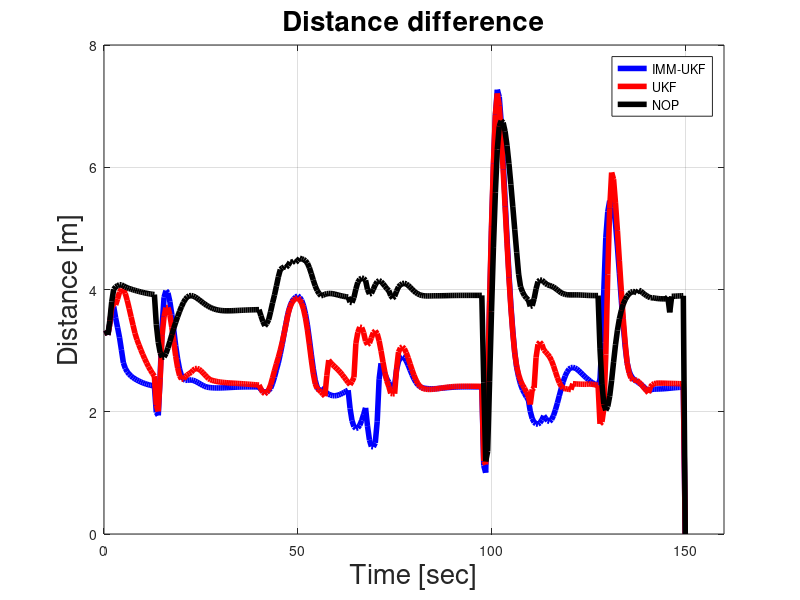
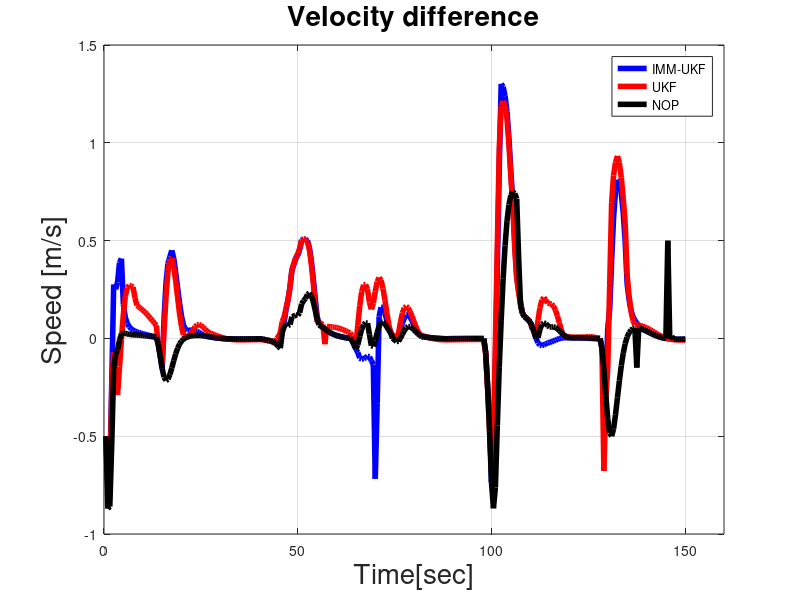

The MATLAB source for these figures, in order:
% process simulation result
%% imm vs single-model
% load data
%{
clear
addpath('./sim_res');
load('h_state_1p5.mat');
sim_len = size(h_state,2); % simulation time
h_traj = h_state(1:2,:); % h_state contains [x;y;heading]
% safe_dist1 = 2; % safe_dist for imm
% safe_dist2 = 1.5; % safe_dist for extpol
% h_v = 2;

% % extrapolation
% % load('sim_traj_extpol_MPC_08-Dec-2014_1p5_2','pre_traj','r_state');
% % extpol_pre_traj-09-Dec-2014 saves the predicted trajectory using
% % extrapolation. this is a tempory way.
% load('sim_traj_extpol_greedy1_2_2_1p5_09-Dec-2014_204347','pre_traj');
% extpol_pre_traj = pre_traj(:,:,1:sim_len);
% % extpol_r_pos = r_state(1:2,1:sim_len);
% % extpol_r_v = r_state(3,1:sim_len);

% single model
load('x_pos_LKF','x_pos_LKF')
load('y_pos_LKF','y_pos_LKF')

lkf_pre_traj = zeros(2,size(x_pos_LKF,1)-2,size(x_pos_LKF,2));
lkf_pre_traj(1,:,:) = x_pos_LKF(3:end,:);
lkf_pre_traj(2,:,:) = y_pos_LKF(3:end,:);

load('x_pos_UKF','x_pos_UKF')
load('y_pos_UKF','y_pos_UKF')

ukf_pre_traj = zeros(2,size(x_pos_UKF,1)-2,size(x_pos_UKF,2));
ukf_pre_traj(1,:,:) = x_pos_UKF(3:end,:);
ukf_pre_traj(2,:,:) = y_pos_UKF(3:end,:);

% imm
load('x_pos_imm_LKF','x_pos_imm_LKF')
load('y_pos_imm_LKF','y_pos_imm_LKF')

imm_lkf_pre_traj = zeros(2,size(x_pos_imm_LKF,1)-2,size(x_pos_imm_LKF,2));
imm_lkf_pre_traj(1,:,:) = x_pos_imm_LKF(3:end,:);
imm_lkf_pre_traj(2,:,:) = y_pos_imm_LKF(3:end,:);

load('x_pos_imm_UKF','x_pos_imm_UKF')
load('y_pos_imm_UKF','y_pos_imm_UKF')

imm_ukf_pre_traj = zeros(2,size(x_pos_imm_UKF,1)-2,size(x_pos_imm_UKF,2));
imm_ukf_pre_traj(1,:,:) = x_pos_imm_UKF(3:end,:);
imm_ukf_pre_traj(2,:,:) = y_pos_imm_UKF(3:end,:);

hor = size(imm_lkf_pre_traj,2);

% compare the prediction
%
pred_err = zeros(4,sim_len-1); % prediction error. 1st row: lfk; 2nd: ukf; 3rd: imm_lkf; 4th: imm_ukf
for ii = 1:sim_len-2
    if ii+hor <= sim_len-1
        dif_vec1 = lkf_pre_traj(:,:,ii)-h_traj(:,ii+1:ii+hor);
        dif_vec2 = ukf_pre_traj(:,:,ii)-h_traj(:,ii+1:ii+hor);
        dif_vec3 = imm_lkf_pre_traj(:,:,ii)-h_traj(:,ii+1:ii+hor);
        dif_vec4 = imm_ukf_pre_traj(:,:,ii)-h_traj(:,ii+1:ii+hor);
        pred_err(1,ii) = sum(sqrt(sum(dif_vec1.^2,1)))/(hor);
        pred_err(2,ii) = sum(sqrt(sum(dif_vec2.^2,1)))/(hor);
        pred_err(3,ii) = sum(sqrt(sum(dif_vec3.^2,1)))/(hor);
        pred_err(4,ii) = sum(sqrt(sum(dif_vec4.^2,1)))/(hor);
    else
        tmp_len = sim_len-ii-1;
        dif_vec1 = lkf_pre_traj(:,1:tmp_len,ii)-h_traj(:,ii+1:sim_len-1);
        dif_vec2 = ukf_pre_traj(:,1:tmp_len,ii)-h_traj(:,ii+1:sim_len-1);
        dif_vec3 = imm_lkf_pre_traj(:,1:tmp_len,ii)-h_traj(:,ii+1:sim_len-1);
        dif_vec4 = imm_ukf_pre_traj(:,1:tmp_len,ii)-h_traj(:,ii+1:sim_len-1);
        pred_err(1,ii) = sum(sqrt(sum(dif_vec1.^2,1)))/(tmp_len);
        pred_err(2,ii) = sum(sqrt(sum(dif_vec2.^2,1)))/(tmp_len);
        pred_err(3,ii) = sum(sqrt(sum(dif_vec3.^2,1)))/(tmp_len);
        pred_err(4,ii) = sum(sqrt(sum(dif_vec4.^2,1)))/(tmp_len);
    end
end
ave_pred_err = mean(pred_err,2);
std_pred_err = (std(pred_err'))';
max_pred_err = max(pred_err,[],2);
h1 = figure;
box on
hold on
plot((1:size(pred_err,2))*0.5,pred_err(1,:),'m--','LineWidth',2)
plot((1:size(pred_err,2))*0.5,pred_err(3,:),'r:','LineWidth',2)
plot((1:size(pred_err,2))*0.5,pred_err(2,:),'c--','LineWidth',2)
plot((1:size(pred_err,2))*0.5,pred_err(4,:),'b-.','LineWidth',2)
legend('lkf','imm-lkf','ukf','imm-ukf')
grid on
title('Prediction difference')
xlabel('time [sec]')
ylabel('distance [m]')
xlim([0,160])
saveas(h1,'imm_vs_single','fig')
% fig2Pdf('imm_vs_single',300,h1)
saveTightFigure(h1,'imm_vs_single')
%}

%% mpc vs reactive
%{
% compare the motion planning
% load data
%
str_t = datestr(clock,'dd-mmm-yyyy_HHMMSS');
addpath('./sim_res');
load('human_traj.mat'); %h_state_1p5
sim_len = size(human_traj,2); % simulation time
h_traj = human_traj(1:2,:); % h_state contains [x;y;heading]
safe_dist = 1; % safe_dist for imm
h_v = 1.5;

% mpc
load('sim_traj_UKF_MPC_1_1_1p5_04-Jun-2015_200103','pre_traj','r_state','plan_state');
mpc_pre_traj = pre_traj(:,:,1:sim_len); % predicted human position
mpc_r_plan_pos = plan_state(1:2,:,:);
mpc_r_pos = r_state(1:2,1:sim_len);
mpc_r_v = r_state(4,1:sim_len);
% greedy
%{
load('sim_traj_IMM_greedy1_2_2_1p5_25-Apr-2015_215112','r_state','plan_state');
grd_pre_traj = pre_traj(:,:,1:sim_len);
grd_r_plan_pos = plan_state(1:2,:,:);
grd_r_pos = r_state(1:2,1:sim_len);
grd_r_v = r_state(4,1:sim_len);
%}

 % position difference between human and robot. 
 % Four elements: 
 % 1. diff between actual positions of h and r for mpc
 % 2. diff between actual positions of h and r for greedy
 % 3. diff between predicted positions of h and actual positions of r for mpc
 % 4. diff between predicted positions of h and actual positions of r for mpc
pos_dif = zeros(4,sim_len-1);
% velocity difference
v_dif = zeros(2,sim_len-1);
mpc_plan_pos_dif = zeros(6,sim_len-1); % difference between human estimated positon and robot planned positions in the prediction horizon
% grd_plan_pos_dif = zeros(6,sim_len-1); % difference between human estimated positon and robot planned positions in the prediction horizon

for ii = 1:sim_len-2
    dif_vec1 = mpc_r_pos(:,ii)-h_traj(:,ii);
%     dif_vec2 = grd_r_pos(:,ii)-h_traj(:,ii);
    pos_dif(1,ii) = norm(dif_vec1,2)-safe_dist;
%     pos_dif(2,ii) = norm(dif_vec2,2)-safe_dist;
    dif_vec3 = mpc_r_pos(:,ii)-mpc_pre_traj(:,1,ii);
%     dif_vec4 = grd_r_pos(:,ii)-grd_pre_traj(:,1,ii);
    pos_dif(3,ii) = norm(dif_vec3,2)-safe_dist;
%     pos_dif(4,ii) = norm(dif_vec4,2)-safe_dist;
    dif_vec5 = mpc_r_plan_pos(:,:,ii)-mpc_pre_traj(:,:,ii);
%     dif_vec6 = grd_r_plan_pos(:,2:end,ii)-grd_pre_traj(:,2:end,ii);
    mpc_plan_pos_dif(:,ii) = sqrt((sum(dif_vec5.*dif_vec5,1))');
%     grd_plan_pos_dif(:,ii) = sqrt((sum(dif_vec6.*dif_vec6,1))');
end


ave_pos_dif = mean(pos_dif,2);
max_pos_dif = max(abs(pos_dif),[],2);
h2 = figure;
hold on
box on
% plot((1:size(pos_dif,2))*0.5,pos_dif(2,:),'r','LineWidth',2)
plot((1:size(pos_dif,2))*0.5,pos_dif(1,:),'b','LineWidth',2)
% legend('reactive','mpc')
grid on
title('Distance difference')
xlabel('time [sec]')
ylabel('distance [m]')
xlim([0,160])
% saveas(h2,'mpc_vs_reac_dis_diff','fig')
% fig2Pdf('mpc_vs_reac_dis_diff',300,h2)
saveas(h2,sprintf('sim_res/ukf_mpc_dis_diff_%s',str_t),'fig')
fig2Pdf(sprintf('sim_res/ukf_mpc_dis_diff_%s',str_t),300,h2)


%{
h3 = figure;
hold on
box on
plot((1:size(pos_dif,2))*0.5,pos_dif(4,:),'r--','LineWidth',2)
plot((1:size(pos_dif,2))*0.5,pos_dif(3,:),'b','LineWidth',2)
legend('reactive','mpc')
grid on
title('Distance difference between estimated human positions and robot positions')
xlabel('time [sec]')
ylabel('distance [m]')
xlim([0,160])
saveas(h3,'mpc_vs_reac_dis_diff','fig')
%}

v_dif(1,:) = mpc_r_v(1:end-1)-h_v;
% v_dif(2,:) = grd_r_v(1:end-1)-h_v;
ave_v_dif = mean(v_dif,2);
max_v_dif = max(abs(v_dif),[],2);
h4 = figure;
hold on
box on
% plot((1:size(v_dif,2))*0.5,v_dif(2,:),'r','LineWidth',2)
plot((1:size(v_dif,2))*0.5,v_dif(1,:),'b','LineWidth',2)
% legend('reactive','mpc')
grid on
title('Velocity difference')
xlabel('time[sec]')
ylabel('speed [m/s]')
xlim([0,160])
% saveas(h4,'mpc_vs_reac_vel_diff','fig')
% fig2Pdf('mpc_vs_reac_vel_diff',300,h4)
saveas(h4,sprintf('sim_res/ukf_mpc_vel_diff_%s',str_t),'fig')
fig2Pdf(sprintf('sim_res/ukf_mpc_vel_diff_%s',str_t),300,h4)
 
% save('sim_res.mat','ave_pred_err','max_pred_err',...
%     'ave_pos_dif','max_pos_dif','ave_v_dif','max_v_dif');
%}

%% IMM-UKF vs UKF vs no-prediction (mpc as the planner)
%
% compare different prediction method using the same planner
% load data
%
str_t = datestr(clock,'dd-mmm-yyyy_HHMMSS');
addpath('./sim_res');
load('human_traj.mat'); %h_state_1p5
sim_len = size(human_traj,2); % simulation time
h_traj = human_traj(1:2,:); % h_state contains [x;y;heading]
safe_dist = 1; % safe_dist for imm
h_v = 1.5;

% imm-ukf
load('sim_traj_IMM-UKF_MPC_1_1_1p5_23-Jun-2015_161640','pre_traj','r_state','plan_state');
imm_pre_traj = pre_traj(:,:,1:sim_len); % predicted human position
imm_r_plan_pos = plan_state(1:2,:,:);
imm_r_pos = r_state(1:2,1:sim_len);
imm_r_v = r_state(4,1:sim_len);
% ukf
%
load('sim_traj_UKF_MPC_1_1_1p5_23-Jun-2015_165318','pre_traj','r_state','plan_state');
ufk_pre_traj = pre_traj(:,:,1:sim_len);
ufk_r_plan_pos = plan_state(1:2,:,:);
ufk_r_pos = r_state(1:2,1:sim_len);
ufk_r_v = r_state(4,1:sim_len);
%}
% no-prediction
load('sim_traj_IMM-UKF_greedy0_1_1_1p5_23-Jun-2015_173047','pre_traj','r_state','plan_state');
nop_pre_traj = pre_traj(:,:,1:sim_len);
nop_r_plan_pos = plan_state(1:2,:,:);
nop_r_pos = r_state(1:2,1:sim_len);
nop_r_v = r_state(4,1:sim_len);
% optimal case: exact human trajectory is used for motion planning
load('sim_traj_opt_MPC_1_1_1p5_23-Jun-2015_154925','pre_traj','r_state','plan_state');
opt_pre_traj = pre_traj(:,:,1:sim_len); % predicted human position
opt_r_plan_pos = plan_state(1:2,:,:);
opt_r_pos = r_state(1:2,1:sim_len);
opt_r_v = r_state(4,1:sim_len);

 % position difference between human and robot. 
 % Six elements: 
 % 1. diff between actual positions of h and r for imm-ukf
 % 2. diff between actual positions of h and r for ukf
 % 3. diff between actual positions of h and r for no-prediction
 % 4. diff between actual positions of h and r for opt
 % 5. diff between predicted positions of h and actual positions of r for imm-ukf
 % 6. diff between predicted positions of h and actual positions of r for ukf
 % 7. diff between predicted positions of h and actual positions of r for no-prediction
 % 8. diff between predicted positions of h and actual positions of r for opt
pos_dif = zeros(8,sim_len-1);
% velocity difference
v_dif = zeros(3,sim_len-1);
imm_plan_pos_dif = zeros(6,sim_len-1); % difference between human estimated positon and robot planned positions in the prediction horizon
ukf_plan_pos_dif = zeros(6,sim_len-1); 
nop_plan_pos_dif = zeros(6,sim_len-1); 
opt_plan_pos_dif = zeros(6,sim_len-1); 

for ii = 1:sim_len-2
    % distance between the robot and the actual human positions
    dif_vec1 = imm_r_pos(:,ii)-h_traj(:,ii);
    dif_vec2 = ufk_r_pos(:,ii)-h_traj(:,ii);
    dif_vec3 = nop_r_pos(:,ii)-h_traj(:,ii);
    dif_vec4 = opt_r_pos(:,ii)-h_traj(:,ii);
    pos_dif(1,ii) = norm(dif_vec1,2);
    pos_dif(2,ii) = norm(dif_vec2,2);
    pos_dif(3,ii) = norm(dif_vec3,2);
    pos_dif(4,ii) = norm(dif_vec4,2);
    
    % distance between the robot and the predicted human positions
    dif_vec5 = imm_r_pos(:,ii)-imm_pre_traj(:,1,ii);
    dif_vec6 = ufk_r_pos(:,ii)-ufk_pre_traj(:,1,ii);
    dif_vec7 = nop_r_pos(:,ii)-nop_pre_traj(:,1,ii);
    dif_vec8 = opt_r_pos(:,ii)-opt_pre_traj(:,1,ii);
    pos_dif(5,ii) = norm(dif_vec5,2);
    pos_dif(6,ii) = norm(dif_vec6,2);
    pos_dif(7,ii) = norm(dif_vec7,2);
    pos_dif(8,ii) = norm(dif_vec8,2);
    
    % distance between the planned robot and the predicted human positions
    % in prediction horizon
    dif_vec9 = imm_r_plan_pos(:,:,ii)-imm_pre_traj(:,:,ii);
    dif_vec10 = ufk_r_plan_pos(:,:,ii)-ufk_pre_traj(:,:,ii);
    dif_vec11 = nop_r_plan_pos(:,:,ii)-nop_pre_traj(:,:,ii);
    dif_vec12 = opt_r_plan_pos(:,:,ii)-opt_pre_traj(:,:,ii);
    imm_plan_pos_dif(:,ii) = sqrt((sum(dif_vec9.*dif_vec9,1))');
    ukf_plan_pos_dif(:,ii) = sqrt((sum(dif_vec10.*dif_vec10,1))');
    nop_plan_pos_dif(:,ii) = sqrt((sum(dif_vec11.*dif_vec11,1))');
    opt_plan_pos_dif(:,ii) = sqrt((sum(dif_vec12.*dif_vec12,1))');
end

ave_pos_dif = mean(pos_dif,2);
std_pos_dif = std(pos_dif,0,2);
max_pos_dif = max(abs(pos_dif),[],2);
h2 = figure;
hold on
box on
plot((1:size(pos_dif,2))*0.5,pos_dif(1,:),'b','LineWidth',4) % IMM-UKF
plot((1:size(pos_dif,2))*0.5,pos_dif(2,:),'r','LineWidth',4) % UKF
plot((1:size(pos_dif,2))*0.5,pos_dif(3,:),'k','LineWidth',4) % NOP
% plot((1:size(pos_dif,2))*0.5,pos_dif(4,:),'g','LineWidth',4) % OPT
legend('IMM-UKF','UKF','NOP')
grid on
title('Distance difference','FontSize', 20)
xlabel('Time [sec]','FontSize', 20)
ylabel('Distance [m]','FontSize', 20)
xlim([0,160])
% saveas(h2,sprintf('sim_res/imm_vs_ukf_vs_no-pred_dis_diff_%s',str_t),'fig')
% fig2Pdf(sprintf('sim_res/imm_vs_ukf_vs_no-pred_dis_diff_%s',str_t),300,h2)
% saveas(h2,sprintf('sim_res/ukf_mpc_dis_diff_%s',str_t),'fig')
% fig2Pdf(sprintf('sim_res/ukf_mpc_dis_diff_%s',str_t),300,h2)


%{
h3 = figure;
hold on
box on
plot((1:size(pos_dif,2))*0.5,pos_dif(4,:),'r--','LineWidth',2)
plot((1:size(pos_dif,2))*0.5,pos_dif(3,:),'b','LineWidth',2)
legend('reactive','mpc')
grid on
title('Distance difference between estimated human positions and robot positions')
xlabel('time [sec]')
ylabel('distance [m]')
xlim([0,160])
saveas(h3,'mpc_vs_reac_dis_diff','fig')
%}
% velocity differnece between human and robot
v_dif(1,:) = imm_r_v(1:end-1)-h_v;
v_dif(2,:) = ufk_r_v(1:end-1)-h_v;
v_dif(3,:) = nop_r_v(1:end-1)-h_v;
v_dif(4,:) = opt_r_v(1:end-1)-h_v;
ave_v_dif = mean(v_dif,2);
std_v_dif = std(v_dif,0,2);
max_v_dif = max(abs(v_dif),[],2);
h4 = figure;
hold on
box on
plot((1:size(v_dif,2))*0.5,v_dif(1,:),'b','LineWidth',4)
plot((1:size(v_dif,2))*0.5,v_dif(2,:),'r','LineWidth',4)
plot((1:size(v_dif,2))*0.5,v_dif(3,:),'k','LineWidth',4)
% plot((1:size(v_dif,2))*0.5,v_dif(4,:),'g','LineWidth',4)
legend('IMM-UKF','UKF','NOP')
grid on
title('Velocity difference','FontSize', 20)
xlabel('Time[sec]','FontSize', 20)
ylabel('Speed [m/s]','FontSize', 20)
xlim([0,160])
% saveas(h4,sprintf('sim_res/imm_vs_ukf_vs_no-pred_vel_diff_%s',str_t),'fig')
% fig2Pdf(sprintf('sim_res/imm_vs_ukf_vs_no-pred_vel_diff_%s',str_t),300,h4)
% saveas(h4,sprintf('sim_res/ukf_mpc_vel_diff_%s',str_t),'fig')
% fig2Pdf(sprintf('sim_res/ukf_mpc_vel_diff_%s',str_t),300,h4)
 
% save('sim_res.mat','ave_pred_err','max_pred_err',...
%     'ave_pos_dif','max_pos_dif','ave_v_dif','max_v_dif');
%}